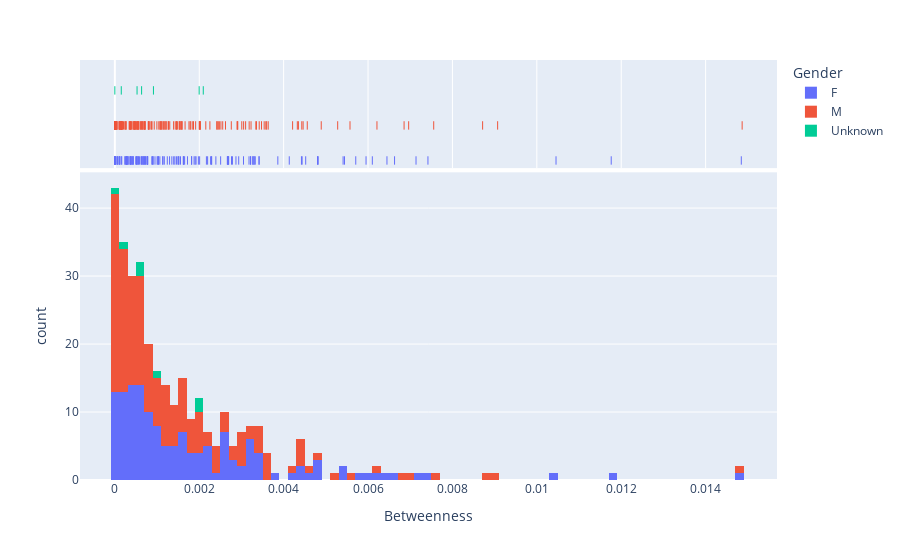

Write notebook code for a chart like this one.
### Code cell
fig = px.histogram(df, x="Betweenness", color="Gender", marginal="rug",nbins=80, hover_data=df.columns)
fig.show()

### Figure 1 — Plotly figure (JSON) as saved in the notebook; plotly's stock layout.template omitted (floating-point values rounded to 4 significant figures; data arrays with more than 128 entries replaced by an {"elided": "..."} marker saying what was removed)
{"data": [{"alignmentgroup": "True", "bingroup": "x", "hovertemplate": "Gender=F<br>Betweenness=%{x}<br>count=%{y}<extra></extra>", "legendgroup": "F", "marker": {"color": "#636efa", "pattern": {"shape": ""}}, "name": "F", "nbinsx": 80, "offsetgroup": "F", "orientation": "v", "showlegend": true, "type": "histogram", "x": {"elided": "146 float values"}, "xaxis": "x", "yaxis": "y"}, {"alignmentgroup": "True", "boxpoints": "all", "customdata": {"elided": "146x7 mixed values"}, "fillcolor": "rgba(255,255,255,0)", "hoveron": "points", "hovertemplate": "Gender=%{customdata[2]}<br>Betweenness=%{x}<br>studentID=%{customdata[0]}<br>Class=%{customdata[1]}<br>Degree=%{customdata[3]}<br>Closeness=%{customdata[4]}<br>Eigenvector=%{customdata[5]}<br>PageRank=%{customdata[6]}<extra></extra>", "jitter": 0, "legendgroup": "F", "line": {"color": "rgba(255,255,255,0)"}, "marker": {"color": "#636efa", "symbol": "line-ns-open"}, "name": "F", "offsetgroup": "F", "showlegend": false, "type": "box", "x": {"elided": "146 float values"}, "xaxis": "x2", "yaxis": "y2"}, {"alignmentgroup": "True", "bingroup": "x", "hovertemplate": "Gender=M<br>Betweenness=%{x}<br>count=%{y}<extra></extra>", "legendgroup": "M", "marker": {"color": "#EF553B", "pattern": {"shape": ""}}, "name": "M", "nbinsx": 80, "offsetgroup": "M", "orientation": "v", "showlegend": true, "type": "histogram", "x": {"elided": "176 float values"}, "xaxis": "x", "yaxis": "y"}, {"alignmentgroup": "True", "boxpoints": "all", "customdata": {"elided": "176x7 mixed values"}, "fillcolor": "rgba(255,255,255,0)", "hoveron": "points", "hovertemplate": "Gender=%{customdata[2]}<br>Betweenness=%{x}<br>studentID=%{customdata[0]}<br>Class=%{customdata[1]}<br>Degree=%{customdata[3]}<br>Closeness=%{customdata[4]}<br>Eigenvector=%{customdata[5]}<br>PageRank=%{customdata[6]}<extra></extra>", "jitter": 0, "legendgroup": "M", "line": {"color": "rgba(255,255,255,0)"}, "marker": {"color": "#EF553B", "symbol": "line-ns-open"}, "name": "M", "offsetgroup": "M", "showlegend": false, "type": "box", "x": {"elided": "176 float values"}, "xaxis": "x2", "yaxis": "y2"}, {"alignmentgroup": "True", "bingroup": "x", "hovertemplate": "Gender=Unknown<br>Betweenness=%{x}<br>count=%{y}<extra></extra>", "legendgroup": "Unknown", "marker": {"color": "#00cc96", "pattern": {"shape": ""}}, "name": "Unknown", "nbinsx": 80, "offsetgroup": "Unknown", "orientation": "v", "showlegend": true, "type": "histogram", "x": [0, 0.0009144, 0.000634, 0.001998, 0.002096, 0.0005264, 0.0001521], "xaxis": "x", "yaxis": "y"}, {"alignmentgroup": "True", "boxpoints": "all", "customdata": [[34, "MP", "Unknown", 34, 0, 6.174e-103, 0.0008514], [41, "MP", "Unknown", 45, 0.009202, 8.985e-98, 0.0008617], [243, "MP", "Unknown", 37, 0.05954, 5.047e-71, 0.0009857], [420, "MP", "Unknown", 35, 0.1323, 2.153e-49, 0.001078], [58, "PC*", "Unknown", 52, 0.01534, 9.051e-98, 0.0009657], [209, "PC*", "Unknown", 18, 0.06945, 4.193e-68, 0.001078], [979, "2BIO2", "Unknown", 20, 0.2525, 5.443e-27, 0.003233]], "fillcolor": "rgba(255,255,255,0)", "hoveron": "points", "hovertemplate": "Gender=%{customdata[2]}<br>Betweenness=%{x}<br>studentID=%{customdata[0]}<br>Class=%{customdata[1]}<br>Degree=%{customdata[3]}<br>Closeness=%{customdata[4]}<br>Eigenvector=%{customdata[5]}<br>PageRank=%{customdata[6]}<extra></extra>", "jitter": 0, "legendgroup": "Unknown", "line": {"color": "rgba(255,255,255,0)"}, "marker": {"color": "#00cc96", "symbol": "line-ns-open"}, "name": "Unknown", "offsetgroup": "Unknown", "showlegend": false, "type": "box", "x": [0, 0.0009144, 0.000634, 0.001998, 0.002096, 0.0005264, 0.0001521], "xaxis": "x2", "yaxis": "y2"}], "layout": {"autosize": true, "barmode": "relative", "legend": {"title": {"text": "Gender"}, "tracegroupgap": 0}, "margin": {"t": 60}, "xaxis": {"anchor": "y", "autorange": true, "domain": [0, 1], "range": [-0.0008259, 0.01569], "title": {"text": "Betweenness"}, "type": "linear"}, "xaxis2": {"anchor": "y2", "autorange": true, "domain": [0, 1], "matches": "x", "range": [-0.0008259, 0.01569], "showgrid": true, "showticklabels": false, "type": "linear"}, "yaxis": {"anchor": "x", "autorange": true, "domain": [0, 0.7326], "range": [0, 45.26], "title": {"text": "count"}}, "yaxis2": {"anchor": "x2", "autorange": true, "domain": [0.7426, 1], "matches": "y2", "range": [-0.6678, 2.5], "showgrid": false, "showline": false, "showticklabels": false, "ticks": "", "type": "category"}}}
